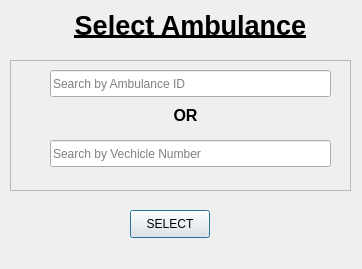
<?xml version="1.0" encoding="UTF-8"?>
<ui version="4.0">
 <class>selectHospital</class>
 <widget class="QDialog" name="selectHospital">
  <property name="geometry">
   <rect>
    <x>0</x>
    <y>0</y>
    <width>362</width>
    <height>269</height>
   </rect>
  </property>
  <property name="windowTitle">
   <string/>
  </property>
  <widget class="QLabel" name="title">
   <property name="geometry">
    <rect>
     <x>30</x>
     <y>0</y>
     <width>321</width>
     <height>51</height>
    </rect>
   </property>
   <property name="text">
    <string>&lt;html&gt;&lt;head/&gt;&lt;body&gt;&lt;p align=&quot;center&quot;&gt;&lt;span style=&quot; font-size:20pt; font-weight:600; text-decoration: underline;&quot;&gt;Select Ambulance&lt;/span&gt;&lt;/p&gt;&lt;/body&gt;&lt;/html&gt;</string>
   </property>
  </widget>
  <widget class="QFrame" name="frame">
   <property name="geometry">
    <rect>
     <x>10</x>
     <y>60</y>
     <width>341</width>
     <height>131</height>
    </rect>
   </property>
   <property name="frameShape">
    <enum>QFrame::StyledPanel</enum>
   </property>
   <property name="frameShadow">
    <enum>QFrame::Raised</enum>
   </property>
   <widget class="QLineEdit" name="searchByID">
    <property name="geometry">
     <rect>
      <x>40</x>
      <y>10</y>
      <width>281</width>
      <height>27</height>
     </rect>
    </property>
    <property name="placeholderText">
     <string>Search by Ambulance ID</string>
    </property>
   </widget>
   <widget class="QLabel" name="ORLabel">
    <property name="geometry">
     <rect>
      <x>120</x>
      <y>40</y>
      <width>111</width>
      <height>31</height>
     </rect>
    </property>
    <property name="text">
     <string>&lt;html&gt;&lt;head/&gt;&lt;body&gt;&lt;p&gt;&lt;span style=&quot; font-size:12pt; font-weight:600;&quot;&gt;OR&lt;/span&gt;&lt;/p&gt;&lt;/body&gt;&lt;/html&gt;</string>
    </property>
    <property name="alignment">
     <set>Qt::AlignCenter</set>
    </property>
   </widget>
   <widget class="QLineEdit" name="searchByNumber">
    <property name="geometry">
     <rect>
      <x>40</x>
      <y>80</y>
      <width>281</width>
      <height>27</height>
     </rect>
    </property>
    <property name="placeholderText">
     <string>Search by Vechicle Number</string>
    </property>
   </widget>
  </widget>
  <widget class="QPushButton" name="removeButton">
   <property name="geometry">
    <rect>
     <x>130</x>
     <y>210</y>
     <width>80</width>
     <height>28</height>
    </rect>
   </property>
   <property name="text">
    <string>SELECT</string>
   </property>
  </widget>
 </widget>
 <resources/>
 <connections/>
</ui>
